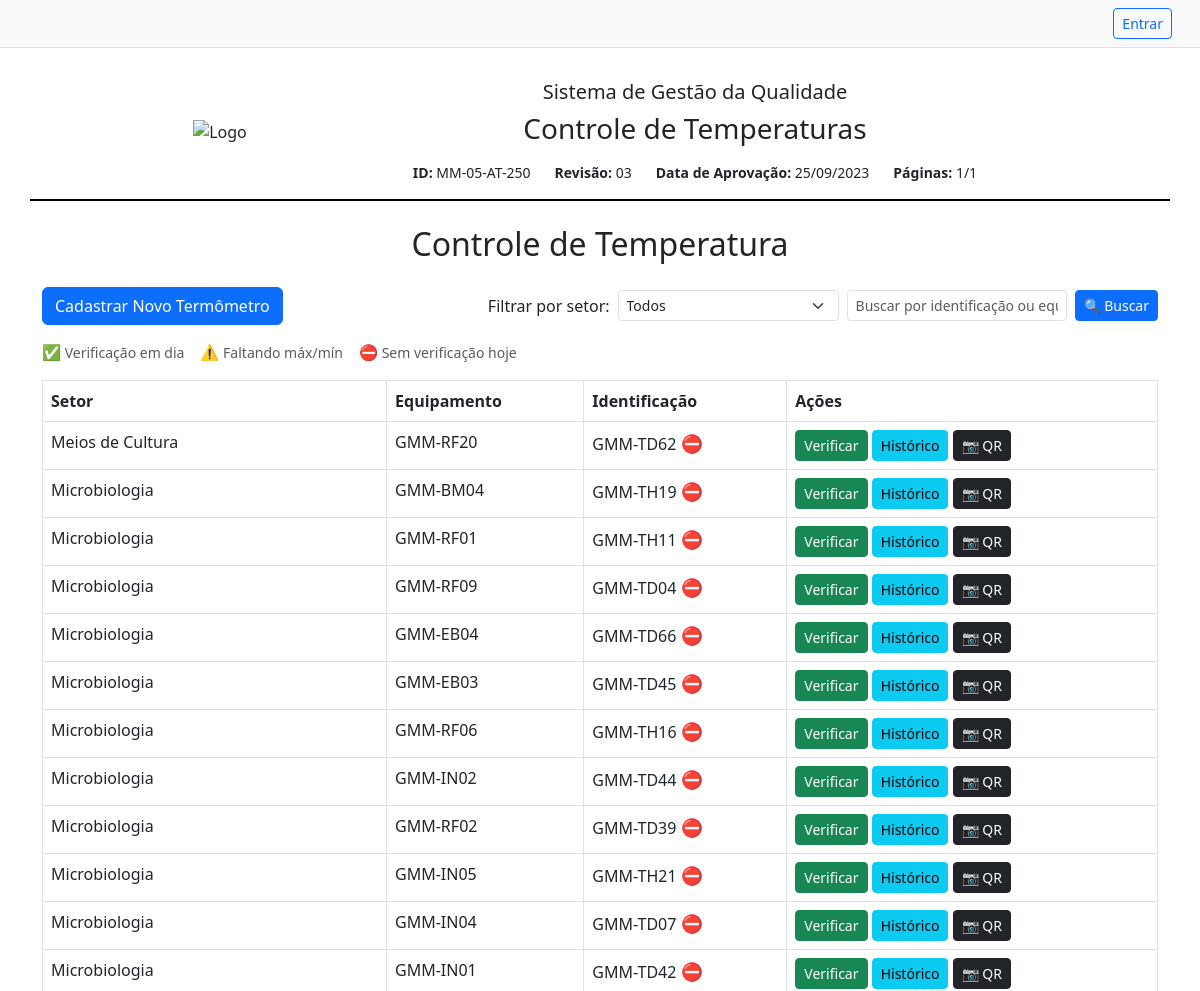
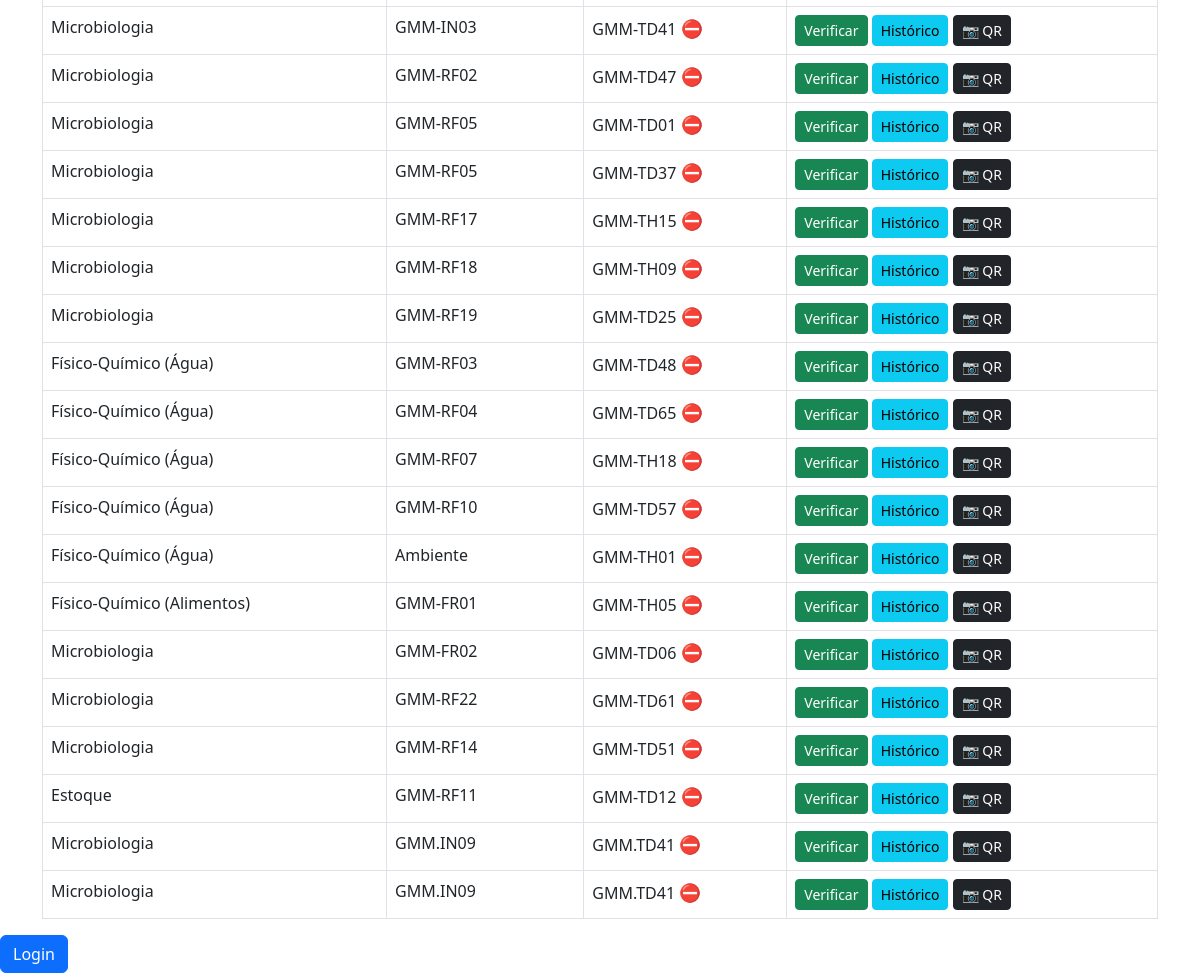
Before: / with the older database file (2 pictures, top to bottom).
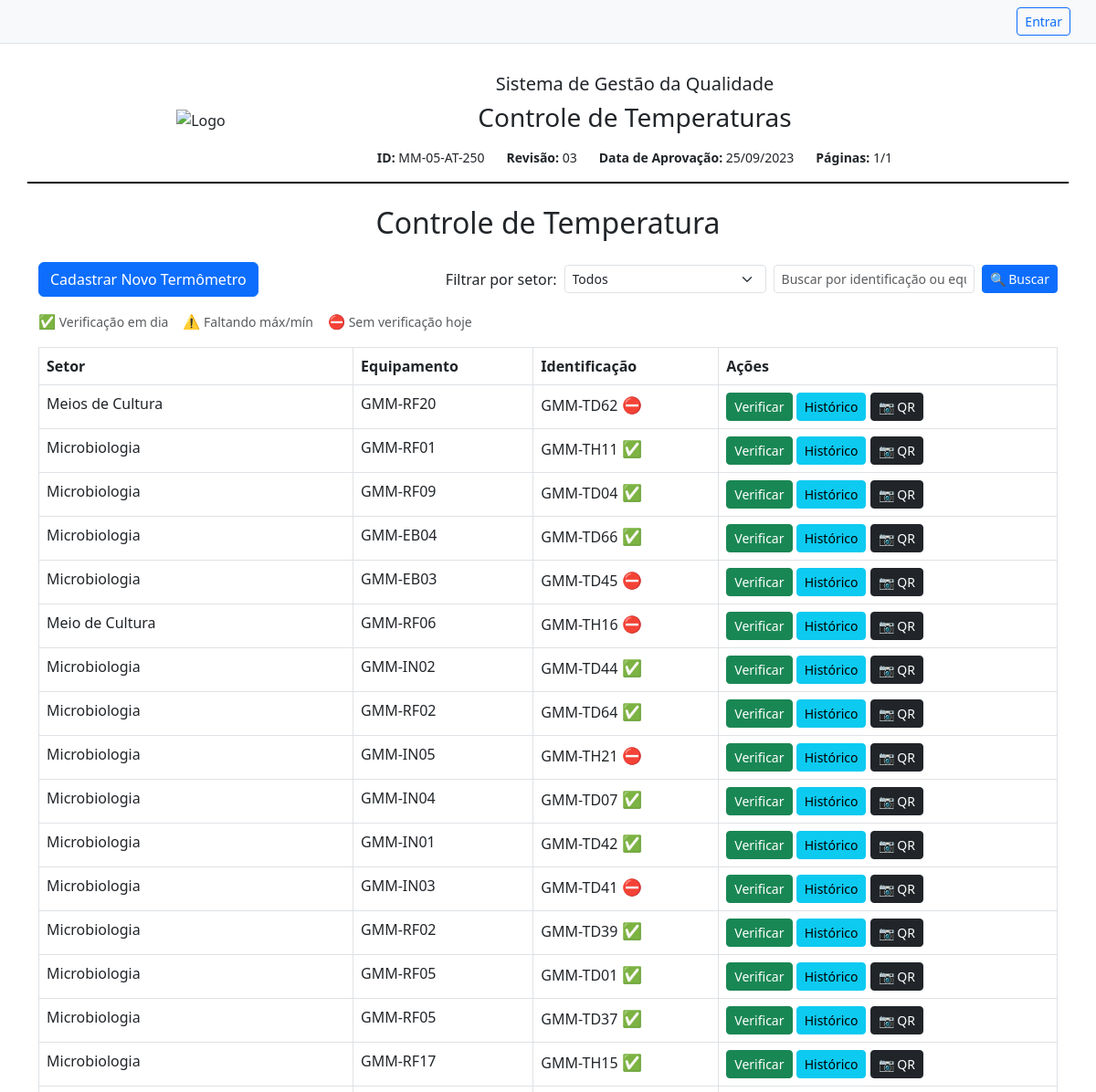
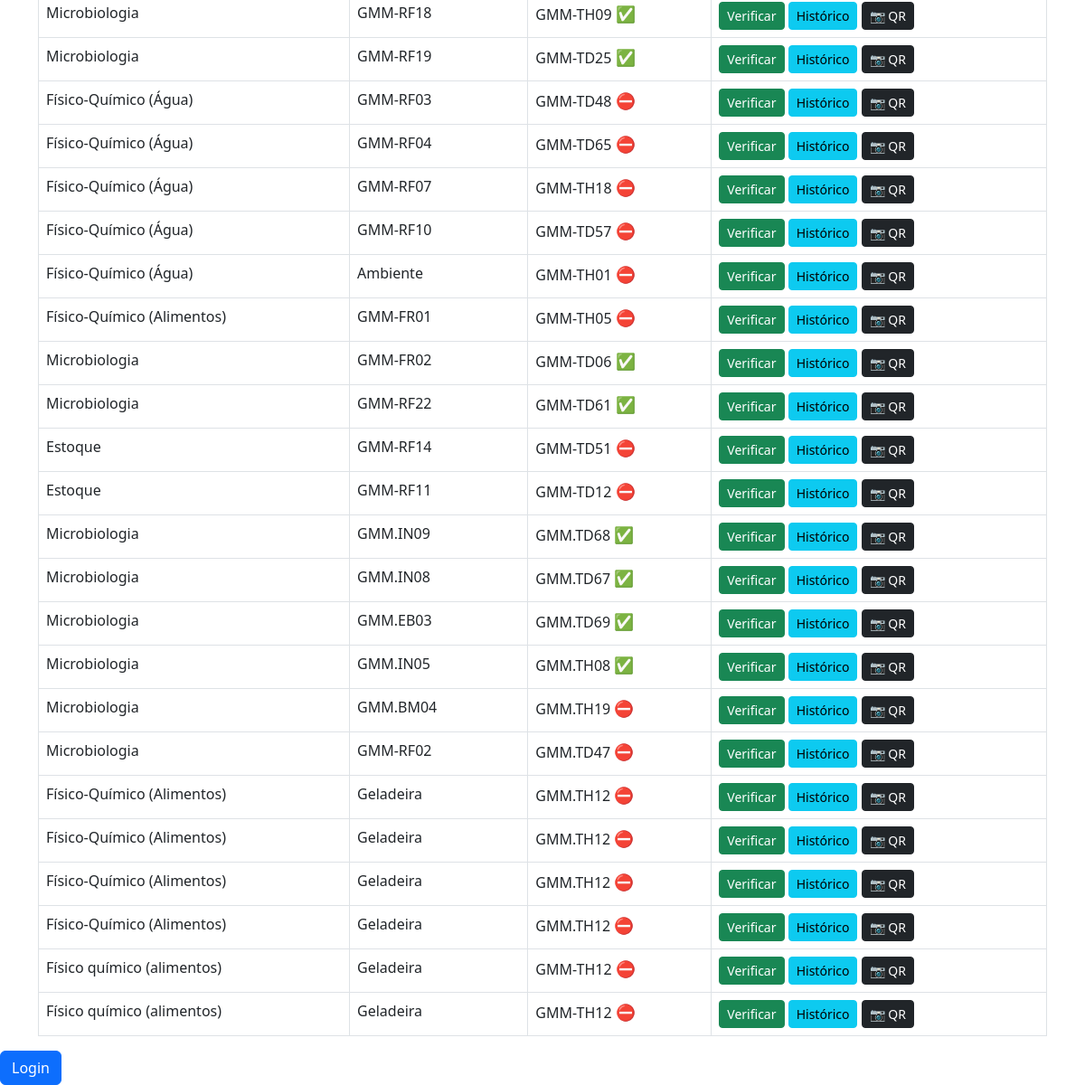
After: the same page with the newer database file (2 pictures, top to bottom).
### app/models.py (models this page shows)
class Termometro(db.Model):
    id = db.Column(db.Integer, primary_key=True)
    setor = db.Column(db.String(100))
    equipamento = db.Column(db.String(100))
    especificacao = db.Column(db.String(100))
    identificacao = db.Column(db.String(50))
    padrao_identificacao = db.Column(db.String(50))
    verificacoes = db.relationship('Verificacao', backref='termometro', lazy=True)

### app/routes.py (the view)
@bp.route('/')
def index():
    termo_busca = request.args.get('q', '').strip()          # captura o termo digitado
    setor_filtro = request.args.get('setor')                 # captura filtro por setor, se existir
    query = Termometro.query
    if setor_filtro:
        query = query.filter_by(setor=setor_filtro)         # aplica filtro por setor
    if termo_busca:
        termo_like = f"%{termo_busca}%"
        query = query.filter(
            (Termometro.identificacao.ilike(termo_like)) |
            (Termometro.equipamento.ilike(termo_like))
        )
    termometros = query.all()
    setores = db.session.query(Termometro.setor).distinct().all()
    setores = [s[0] for s in setores]
    from datetime import datetime, time, timedelta
    import pytz
    sp_tz = pytz.timezone('America/Sao_Paulo')
    hoje_sp = datetime.now(sp_tz).date()
    inicio_local = sp_tz.localize(datetime.combine(hoje_sp, time.min))
    inicio_utc = inicio_local.astimezone(pytz.utc)
    fim_utc = (inicio_local + timedelta(days=1)).astimezone(pytz.utc)
    verificacoes_hoje = Verificacao.query.filter(
        Verificacao.data_hora >= inicio_utc,
        Verificacao.data_hora < fim_utc
    ).all()
    verificacoes_por_termometro = {v.termometro_id: v for v in verificacoes_hoje}
    termometros_atrasados = []
    termometros_incompletos = []
    for termo in termometros:
        v = verificacoes_por_termometro.get(termo.id)
        if not v:
            termometros_atrasados.append(termo.id)
        elif v.temperatura_max is None or v.temperatura_min is None:
            termometros_incompletos.append(termo.id)
    return render_template(
        'index.html',
        termometros=termometros,
        setores=setores,
        setor_filtro=setor_filtro,
        termo_busca=termo_busca,
        termometros_atrasados=termometros_atrasados,
        termometros_incompletos=termometros_incompletos
    )

### app/templates/index.html (shortened to what this page needs)
{% extends 'base.html' %}
{% block content %}
<div class="d-flex justify-content-between align-items-center mb-3 flex-wrap gap-2">
    <a href="{{ url_for('main.cadastrar') }}" class="btn btn-primary">Cadastrar Novo Termômetro</a>
    <form method="GET" class="d-flex align-items-center gap-2 flex-wrap">
    <label for="setor" class="form-label mb-0">Filtrar por setor:</label>
    <select name="setor" class="form-select form-select-sm w-auto" onchange="this.form.submit()">
        <option value="">Todos</option>
    </select>
    <input type="text" name="q" class="form-control form-control-sm w-auto"
           placeholder="Buscar por identificação ou equipamento"
           value="{{ termo_busca or '' }}">
    <button type="submit" class="btn btn-sm btn-primary">🔍 Buscar</button>
</form>
</div>
<div class="mb-3 small text-muted d-flex align-items-center gap-3 flex-wrap">
    <div><span style="font-size: 1.1em; color: #198754;">✅</span> Verificação em dia</div>
    <div><span style="font-size: 1.1em; color: #ffc107;">⚠️</span> Faltando máx/mín</div>
    <div><span style="font-size: 1.1em; color: #b02a37;">⛔</span> Sem verificação hoje</div>
</div>
<table class="table table-bordered">
    <thead>
        <tr>
            <th>Setor</th>
            <th>Equipamento</th>
            <th>Identificação</th>
            <th>Ações</th>
        </tr>
    </thead>
    <tbody>
        {% for termo in termometros %}
        <tr>
            <td>{{ termo.setor }}</td>
            <td>{{ termo.equipamento }}</td>
            <td>
                {{ termo.identificacao }}
                {% if termo.id in termometros_atrasados %}
                    <span title="Sem verificação hoje" style="color: #b02a37; font-size: 1.1em;">⛔</span>
                {% elif termo.id in termometros_incompletos %}
                    <span title="Falta máx/mín" style="color: #ffc107; font-size: 1.1em;">⚠️</span>
                {% else %}
                    <span title="Em dia" style="color: #198754; font-size: 1.1em;">✅</span>
                {% endif %}
            </td>
            <td>
                <a href="{{ url_for('main.verificar', id=termo.id) }}" class="btn btn-sm btn-success">Verificar</a>
                <a href="{{ url_for('main.historico', id=termo.id) }}" class="btn btn-sm btn-info">Histórico</a>
                <a href="{{ url_for('main.gerar_qr', id=termo.id) }}" class="btn btn-sm btn-dark" target="_blank">
                    📷 QR
                </a>
            </td>
        </tr>
        {% endfor %}
    </tbody>
</table>
{% endblock %}

### app/templates/base.html (shortened to what this page needs)
<!DOCTYPE html>
<html lang="pt-br">
<head>
  <link href="https://cdn.jsdelivr.net/npm/bootstrap@5.3.0/dist/css/bootstrap.min.css" rel="stylesheet">
</head>
<body>
  {% if session.get('usuario_id') %}
  <nav class="navbar navbar-expand-lg navbar-light bg-light border-bottom px-3 mb-3">
    <div class="container-fluid">
      <a class="navbar-brand" href="{{ url_for('main.index') }}">
        <img src="{{ url_for('static', filename='images/logo.png') }}" alt="Logo" height="30" class="me-2">
        Controle de Temperatura
      </a>
      <button class="navbar-toggler" type="button" data-bs-toggle="collapse" data-bs-target="#navbarContent"
        aria-controls="navbarContent" aria-expanded="false" aria-label="Toggle navigation">
        <span class="navbar-toggler-icon"></span>
      </button>
      <div class="collapse navbar-collapse justify-content-end" id="navbarContent">
        {% if session.get('usuario_id') %}
          <span class="navbar-text me-3">
            Logado como: <strong>{{ session.get('usuario_nome') }}</strong>
            {% if session.get('is_admin') %}
              <span class="badge bg-primary ms-2">Admin</span>
            {% endif %}
          </span>
          <a href="{{ url_for('main.logout') }}" class="btn btn-outline-secondary btn-sm">Sair</a>
        {% else %}
          <a href="{{ url_for('main.login') }}" class="btn btn-outline-primary btn-sm">Entrar</a>
        {% endif %}
      </div>
    </div>
  </nav>
{% else %}
<nav class="navbar navbar-light bg-light border-bottom px-3 mb-3">
    <div class="container-fluid d-flex justify-content-end">
        <a href="{{ url_for('main.login') }}" class="btn btn-outline-primary btn-sm">Entrar</a>
    </div>
</nav>
{% endif %}
  <div class="header container py-3">
    <div class="row justify-content-center align-items-center">
      <div class="col-12 col-md-2 mb-3 mb-md-0 text-center">
        <img src="{{ url_for('static', filename='images/logo.png') }}" alt="Logo">
      </div>
      <div class="col-12 col-md-8 text-center">
        <h5>Sistema de Gestão da Qualidade</h5>
        <h3>Controle de Temperaturas</h3>
        <div class="dados-fixos d-flex flex-wrap justify-content-center gap-4 mt-3">
          <span><strong>ID:</strong> MM-05-AT-250</span>
          <span><strong>Revisão:</strong> 03</span>
          <span><strong>Data de Aprovação:</strong> 25/09/2023</span>
          <span><strong>Páginas:</strong> 1/1</span>
        </div>
      </div>
    </div>
  </div>
  <div class="container mt-4">
    <h2 class="mb-4 text-center">Controle de Temperatura</h2>
    {% block content %}{% endblock %}
  </div>
  {% if session.get('usuario_id') %}
    <a href="{{ url_for('main.logout') }}" class="btn btn-danger">Logout ({{ session.get('usuario_nome') }})</a>
{% else %}
    <a href="{{ url_for('main.login') }}" class="btn btn-primary">Login</a>
{% endif %}
</body>
</html>

### app/templates/base.html (style rules this page uses)
.header { border-bottom: 2px solid #000; padding-bottom: 10px; margin-bottom: 20px; }
.header img { max-height: 80px; width: auto; }
.dados-fixos { font-size: 14px; }

Changed rows visible on the page:
removed Termometro: setor "Microbiologia", equipamento "GMM-BM04", identificacao "GMM-TH19"
changed Termometro "GMM-RF01": text "⛔" → "✅"
changed Termometro "GMM-RF09": text "⛔" → "✅"
changed Termometro "GMM-EB04": text "⛔" → "✅"
changed Termometro "GMM-RF06": setor "Microbiologia" → "Meio de Cultura"
changed Termometro "GMM-IN02": text "⛔" → "✅"
changed Termometro: identificacao "GMM-TD39" → "GMM-TD64"; text "⛔" → "✅"
changed Termometro "GMM-IN04": text "⛔" → "✅"
computed for Termometro "GMM-IN01": text "⛔" → "✅"
changed Termometro: identificacao "GMM-TD47" → "GMM-TD39"; text "⛔" → "✅"
computed for Termometro "GMM-TD01": text "⛔" → "✅"
changed Termometro "GMM-TD37": text "⛔" → "✅"
changed Termometro "GMM-RF17": text "⛔" → "✅"
changed Termometro "GMM-RF18": text "⛔" → "✅"
changed Termometro "GMM-RF19": text "⛔" → "✅"
changed Termometro "GMM-FR02": text "⛔" → "✅"
changed Termometro "GMM-RF22": text "⛔" → "✅"
changed Termometro "GMM-RF14": setor "Microbiologia" → "Estoque"
changed Termometro "GMM.IN09": identificacao "GMM.TD41" → "GMM.TD68"; text "⛔" → "✅"
changed Termometro: equipamento "GMM.IN09" → "GMM.IN08"; identificacao "GMM.TD41" → "GMM.TD67"; text "⛔" → "✅"
added Termometro: setor "Microbiologia", equipamento "GMM.EB03", identificacao "GMM.TD69"
added Termometro: setor "Microbiologia", equipamento "GMM.IN05", identificacao "GMM.TH08"
added Termometro: setor "Microbiologia", equipamento "GMM.BM04", identificacao "GMM.TH19"
added Termometro: setor "Microbiologia", equipamento "GMM-RF02", identificacao "GMM.TD47"
added Termometro: setor "Físico-Químico (Alimentos)", equipamento "Geladeira", identificacao "GMM.TH12"
added Termometro: setor "Físico-Químico (Alimentos)", equipamento "Geladeira", identificacao "GMM.TH12"
added Termometro: setor "Físico-Químico (Alimentos)", equipamento "Geladeira", identificacao "GMM.TH12"
added Termometro: setor "Físico-Químico (Alimentos)", equipamento "Geladeira", identificacao "GMM.TH12"
added Termometro: setor "Físico químico (alimentos)", equipamento "Geladeira", identificacao "GMM-TH12"
added Termometro: setor "Físico químico (alimentos)", equipamento "Geladeira", identificacao "GMM-TH12"
